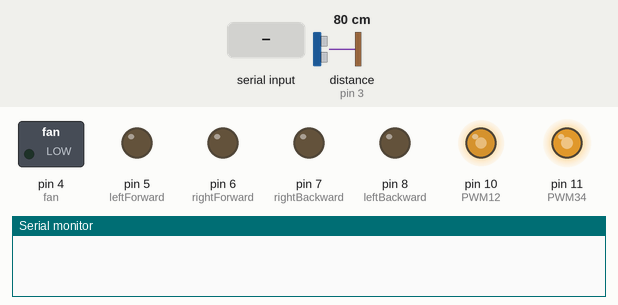
This sketch was run on a simulated Arduino Uno, built with avr-gcc and run on an emulated ATmega328P. Parts: switched loads named in the sketch (green lamp = pin HIGH), output pins drawn as LEDs (lit = HIGH), the last lines printed to the serial monitor. The inputs (shaded band) are chosen by the test bench; at power-on: distance to the obstacle (sensor on pin 3) 80 cm. The echo pulse lasts 58.3 µs per cm.

Above: at 1.2 s.
1.3 s: "a" received over Serial
At 2.3 s:
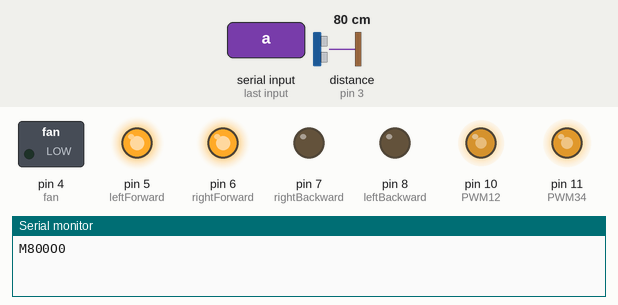
2.8 s: "f" received over Serial
At 3.4 s:
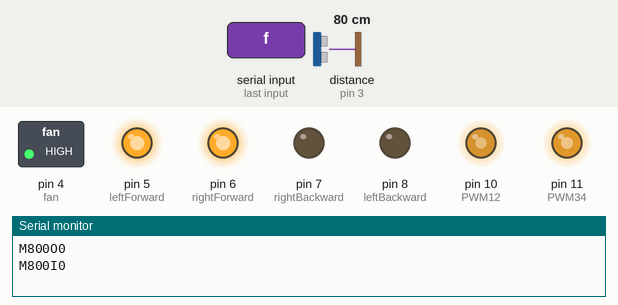
4.3 s: "b" received over Serial
At 5.5 s:
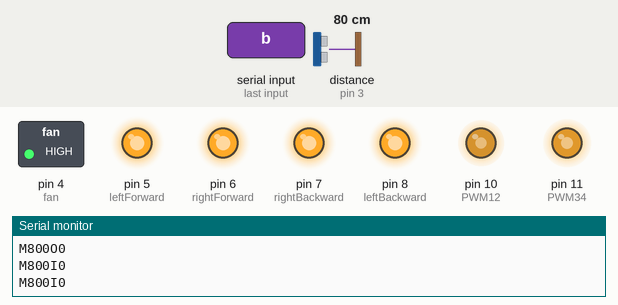
5.8 s: "e" received over Serial
At 6.9 s:
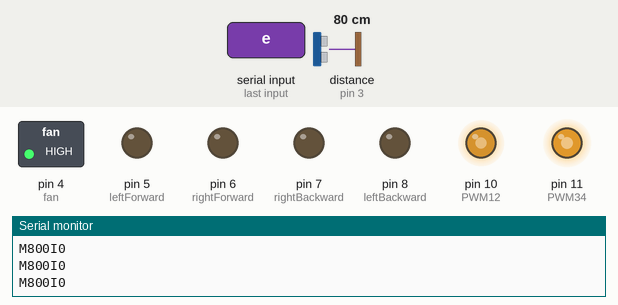
7.3 s: "c" received over Serial
At 8.0 s:
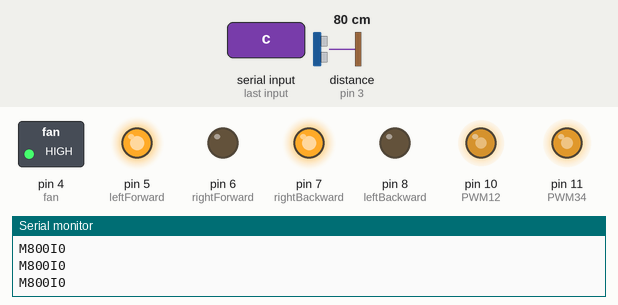
8.8 s: "p" received over Serial
At 9.6 s:
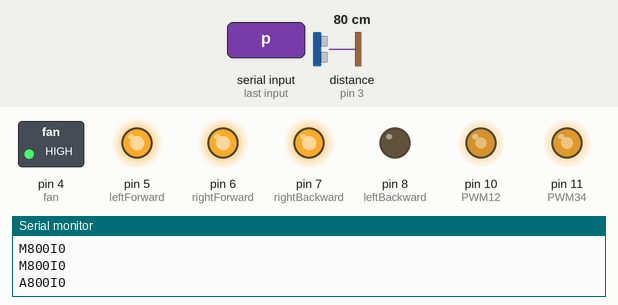
Timing chart, 0 to 11.3 s (numbered marks = the images above; inputs shaded):
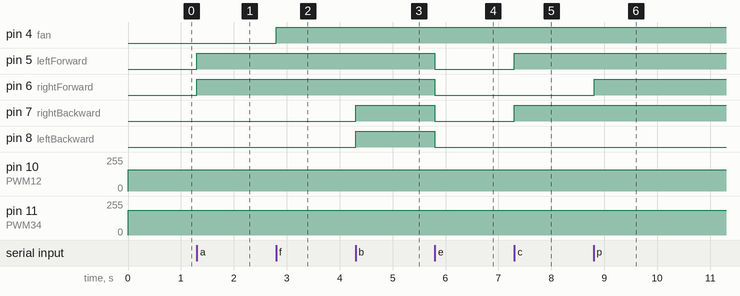

Measured:
- after the input at 1.3 s, pin 5 (leftForward), pin 6 (rightForward): LOW → HIGH at once
- after the input at 2.8 s, pin 4 (fan): LOW → HIGH at once
- after the input at 4.3 s, pin 7 (rightBackward), pin 8 (leftBackward): LOW → HIGH at once
- after the input at 5.8 s, pin 5 (leftForward), pin 6 (rightForward), pin 7 (rightBackward), pin 8 (leftBackward): HIGH → LOW at once
- after the input at 7.3 s, pin 5 (leftForward), pin 7 (rightBackward): LOW → HIGH at once
- after the input at 8.8 s, pin 6 (rightForward): LOW → HIGH at once

The sketch:

Arduino_Bluetooth_Code.ino
```cpp
#include <hcsr04.h>
#define TRIG_PIN 2
#define ECHO_PIN 3

HCSR04 hcsr04(TRIG_PIN, ECHO_PIN, 20, 4000);
int fan = 4;
int rightForward = 6;
int rightBackward = 7;
int leftBackward = 8;
int leftForward = 5;
int PWM12 = 10;
int PWM34 = 11;
String automaticSend = "";
bool automaticStatus = false;
bool fanStatus = false;
String fanSend = "";
String serialSend = "";
int obstaclesEncountered = 0;


void setup() {
  // put your setup code here, to run once:


  Serial.begin(9600);
  pinMode(rightForward,OUTPUT); //right forward
  pinMode(rightBackward,OUTPUT); //right backward
  pinMode(leftBackward,OUTPUT); //left backward
  pinMode(leftForward,OUTPUT);//left forward
  pinMode(fan, OUTPUT); //fan on

}

void loop() {
  // put your main code here, to run repeatedly:
  analogWrite(PWM12, 160); //left
  analogWrite(PWM34, 184); //right
if (Serial.available() > 0) {
  char data = Serial.read();

  if (data == 'a') { //forward direction
    digitalWrite(rightForward, HIGH);
    digitalWrite(leftForward,HIGH);
    automaticStatus = true;

  }
  if (data == 'b') { //backward direction
    digitalWrite(leftBackward, HIGH);
    digitalWrite(rightBackward,HIGH);
    automaticStatus = true;

  }
  if(data == 'c') { //turn right
    digitalWrite(rightBackward, HIGH);
    digitalWrite(leftForward, HIGH);
        automaticStatus = true;

  }
  if(data == 'd') { //turn left
    digitalWrite(rightForward, HIGH);
    digitalWrite(leftBackward, HIGH);
        automaticStatus = true;

  }
  if (data == 'e') { //turn off
    digitalWrite(rightForward, LOW);
    digitalWrite(rightBackward, LOW);
    digitalWrite(leftBackward, LOW);
    digitalWrite(leftForward, LOW);
        automaticStatus = true;

  }
  if (data == 'f') { //turn fan on
    digitalWrite(fan, HIGH);
    fanStatus = true;
  }

  if (data == 'g') { //turn fan off
    digitalWrite(fan, LOW);
    fanStatus = false;
  }

if (data == 'p') {
  automaticStatus = false;
    if (hcsr04.distanceInMillimeters() <= 200) {
        obstaclesEncountered +=1;
      digitalWrite(rightForward, LOW);
      digitalWrite(rightBackward, LOW);
      digitalWrite(leftBackward, LOW);
      digitalWrite(leftForward, LOW);
      delay(300);
      digitalWrite(leftBackward, HIGH);
      digitalWrite(rightBackward,HIGH);
      delay(900);
      digitalWrite(leftBackward, LOW);
      digitalWrite(rightBackward,LOW);
      delay(300);
      digitalWrite(rightBackward, HIGH);
      digitalWrite(leftForward, HIGH);
      delay(800);
      digitalWrite(rightBackward, LOW);
      digitalWrite(leftForward, LOW);
      delay(300);
  } else if (hcsr04.distanceInMillimeters() > 200) {
      digitalWrite(rightForward, HIGH);
      digitalWrite(leftForward,HIGH);
}
}
  //automatic bit comparison
  if (automaticStatus == true) {
    automaticSend = "M";
  } else if (automaticStatus == false) {
    automaticSend = "A";
  }

  //fan bit comparison
  if (fanStatus == true) {
   fanSend = "I";
  } else {
   fanSend = "O";
  }

serialSend = automaticSend + String(ultrasonicLimiter(hcsr04.distanceInMillimeters())) + fanSend + String(obstaclesEncountered);

Serial.println(serialSend);
}
}

int ultrasonicLimiter(int x) {
  if(x >= 100 && x <= 999) {
  return x;
  }else if (x > 999) {
    return 999;
  } else if (x < 100) {
    return 100;
  }
}
```
